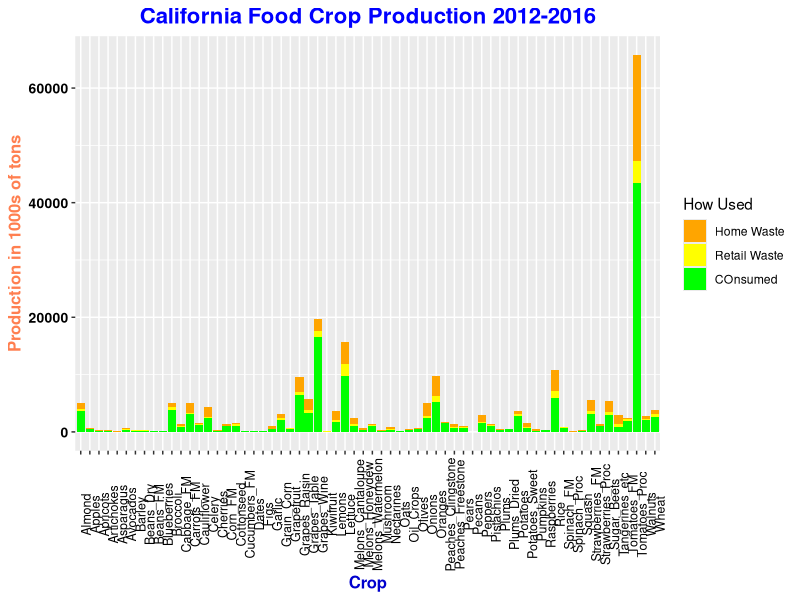
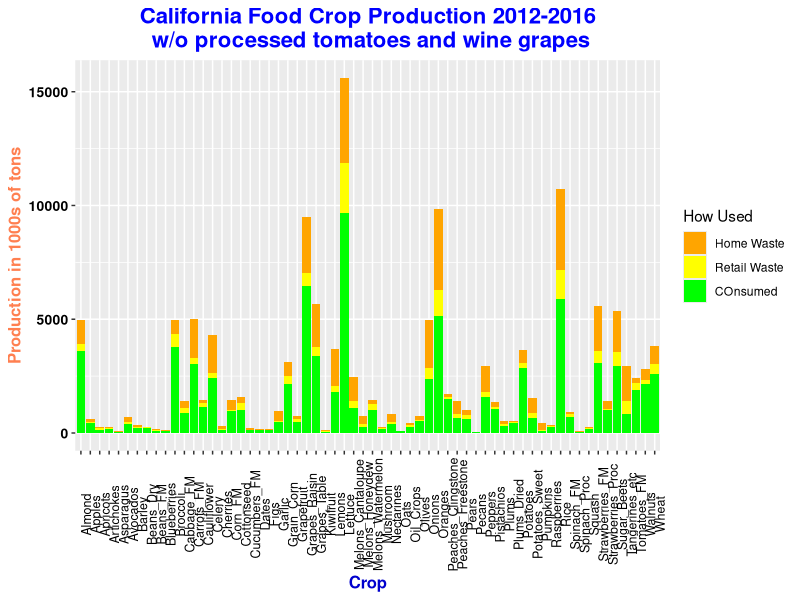
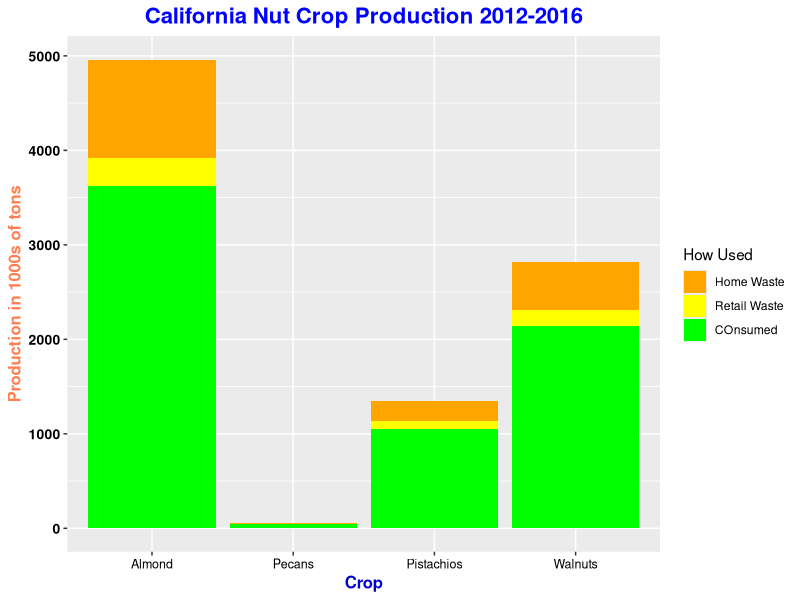
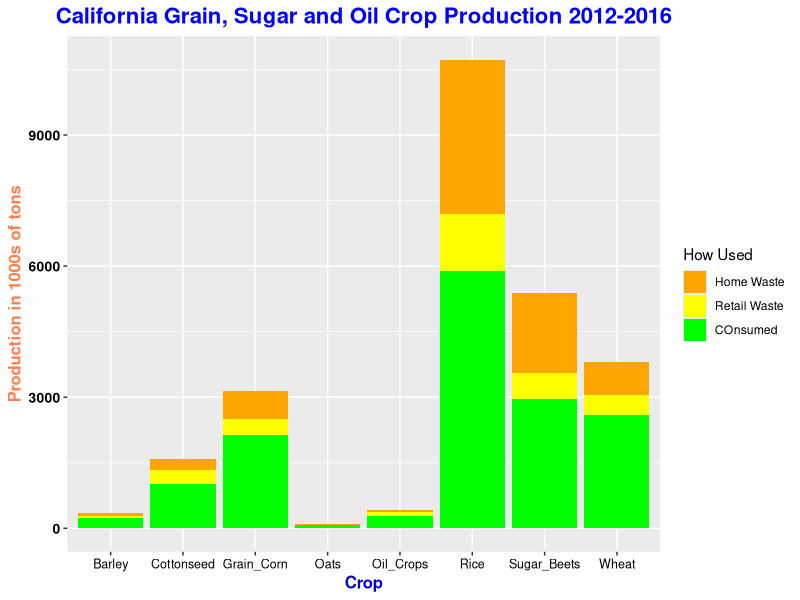
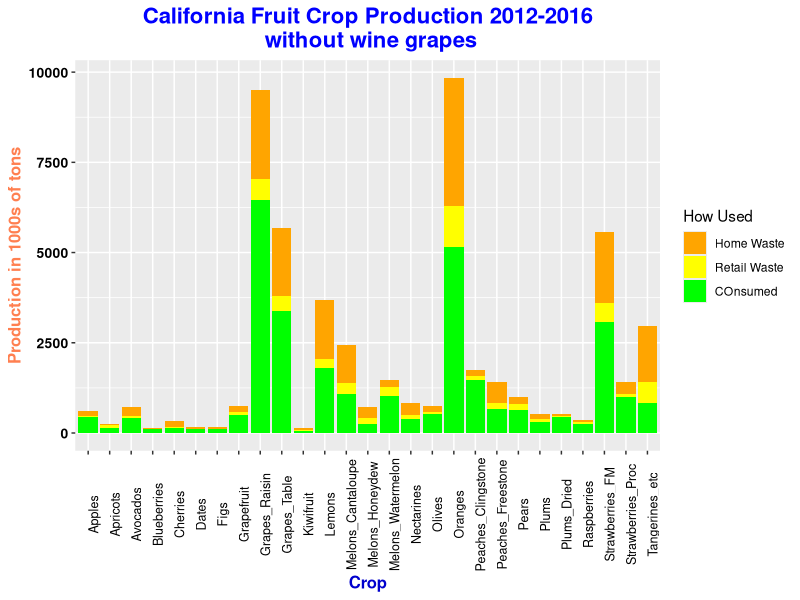
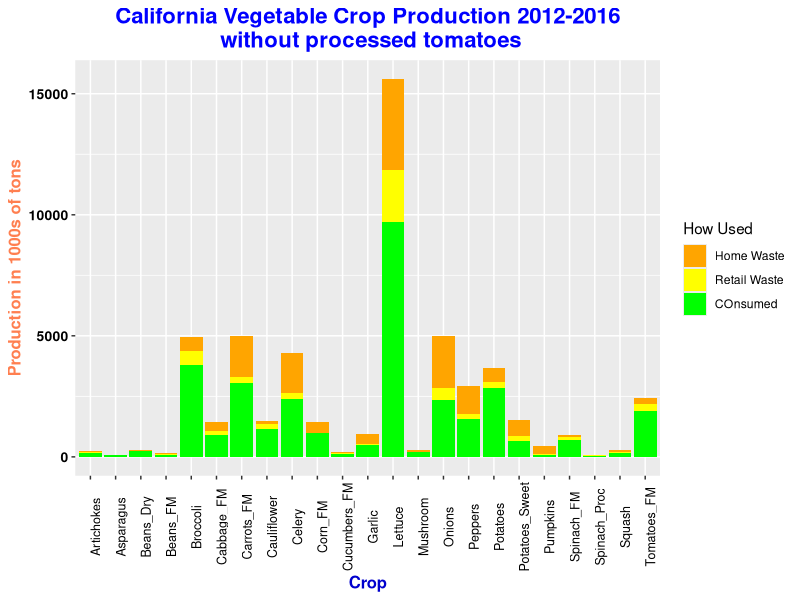
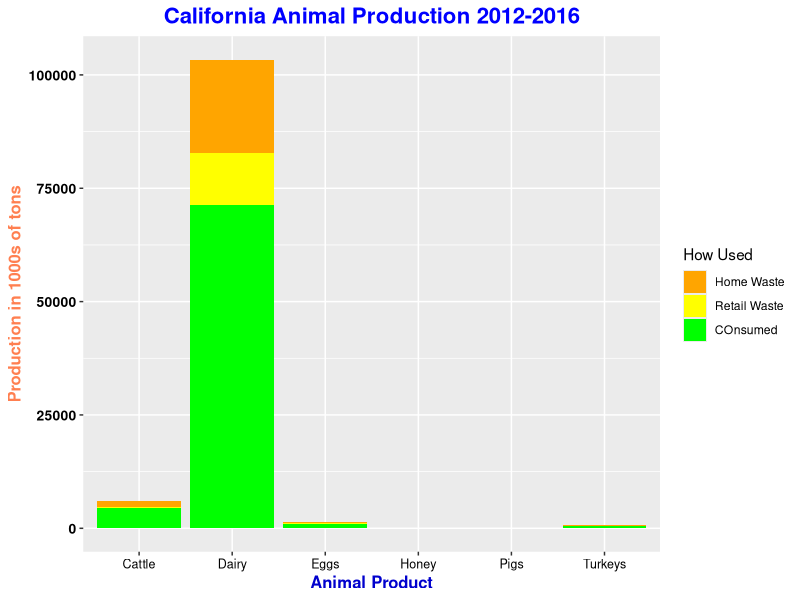
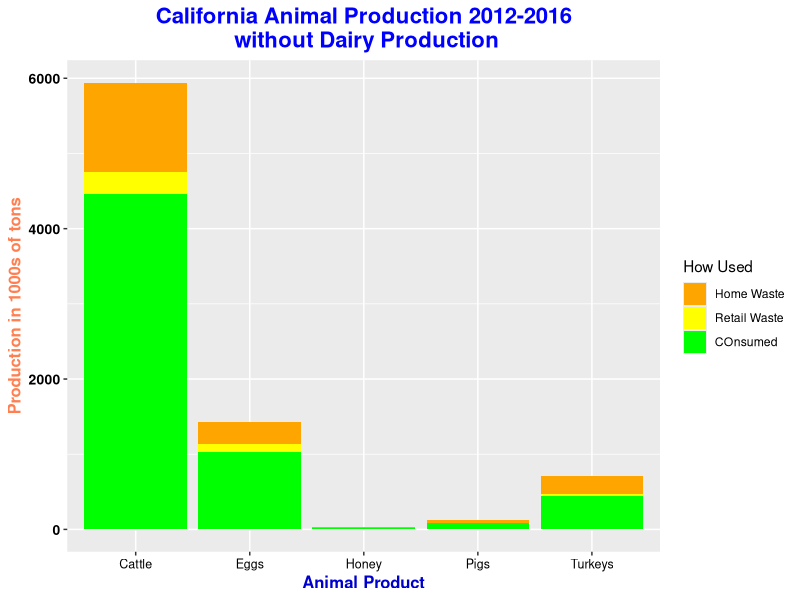

These charts were generated, in order, by the following R code:
## ---- chunk 1
knitr::opts_chunk$set(echo = TRUE)
library(tidyverse)
## ---- chunk 2
# Code for creating visualization of california agricultural production
# from 2012 to 2016 with waste figures at different levels of production
# for all categories of crops and animal products.

# read in crop table files
crop_2016 <- read.table(file="calcrop2016.txt", header=TRUE, sep=" ")
crop_2015 <- read.table(file="calcrop2015.txt", header=TRUE, sep=" ")
crop_2014 <- read.table(file="calcrop2014.txt", header=TRUE, sep=" ")
crop_2013 <- read.table(file="calcrop2013.txt", header=TRUE, sep=" ")
crop_2012 <- read.table(file="calcrop2012.txt", header=TRUE, sep=" ")

# read in animal table files
animal_2016 <- read.table(file="calanim2016.txt", header=TRUE, sep=" ")
animal_2015 <- read.table(file="calanim2015.txt", header=TRUE, sep=" ")
animal_2014 <- read.table(file="calanim2014.txt", header=TRUE, sep=" ")
animal_2013 <- read.table(file="calanim2013.txt", header=TRUE, sep=" ")
animal_2012 <- read.table(file="calanim2012.txt", header=TRUE, sep=" ")

# read in file with yearly output and input costs
ag_bal <- read.table(file="cal_rev_cost_2012_2016.txt", header=TRUE, sep=" ")

# clip unnecessary columns from crop tables 
crop_2016 <- crop_2016[1:6]
crop_2015 <- crop_2015[1:6]
crop_2014 <- crop_2014[1:6]
crop_2013 <- crop_2013[1:6]
crop_2012 <- crop_2012[1:6]

# clip unnecessary columns from animal tables 
animal_2012 <- animal_2012[1:5]
animal_2013 <- animal_2013[1:5]
animal_2014 <- animal_2014[1:5]
animal_2015 <- animal_2015[1:5]
animal_2016 <- animal_2016[1:5]

# rename columns by year (unused)
#names(crop_2016)[2:6] <- paste(names(crop_2016[2:6]), "_2016", sep="")

# add year columns
crop_2016$year <- 2016
crop_2015$year <- 2015
crop_2014$year <- 2014
crop_2013$year <- 2013
crop_2012$year <- 2012
animal_2012$year <- 2012
animal_2013$year <- 2013
animal_2014$year <- 2014
animal_2015$year <- 2015
animal_2016$year <- 2016


# merge (used different approach)
#cal_crop <- merge(crop_2016[1:6], crop_2015[1:6],
#                 by="commodity", all=TRUE)

# put yearly crop data in single df
cal_crop <- rbind(crop_2016, crop_2015)
cal_crop <- rbind(cal_crop, crop_2014)
cal_crop <- rbind(cal_crop, crop_2013)
cal_crop <- rbind(cal_crop, crop_2012)

# put yearly animal data in single df
cal_animal <- rbind(animal_2016, animal_2015)
cal_animal <- rbind(cal_animal, animal_2014)
cal_animal <- rbind(cal_animal, animal_2013)
cal_animal <- rbind(cal_animal, animal_2012)

# create a crop production df 
cal_crop_prod <- cal_crop %>% select(commodity, year, production_kton)

# make index of NA values for production
prod_na <- which(is.na(cal_crop_prod[3]))

# find averages for missing production values
miss_prod_avg <- cal_crop_prod[!is.na(cal_crop_prod[3]),] %>%
                   filter(commodity %in% cal_crop_prod[prod_na,1]) %>%
                   group_by(commodity) %>%
                   summarise(avg = mean(production_kton))

# fill missing production values with 90% of average
cal_crop_prod[prod_na,3] <- miss_prod_avg[,2] * .9

# find missing commodities
# create yearly commodity lists
commod_2012 <- cal_crop_prod %>%
                 filter(year==2012) %>%
                 select(commodity)

commod_2013 <- cal_crop_prod %>%
  filter(year==2013) %>%
  select(commodity)

commod_2014 <- cal_crop_prod %>%
  filter(year==2014) %>%
  select(commodity)

commod_2015 <- cal_crop_prod %>%
  filter(year==2015) %>%
  select(commodity)

commod_2016 <- cal_crop_prod %>%
  filter(year==2016) %>%
  select(commodity)

commod_2012 <- commod_2012[[1]]
commod_2013 <- commod_2013[[1]]
commod_2014 <- commod_2014[[1]]
commod_2015 <- commod_2015[[1]]
commod_2016 <- commod_2016[[1]]

# check years to make sure that commodity names match
commod_2012[!commod_2012 %in% commod_2013]
commod_2013[!commod_2013 %in% commod_2012]
# no processed spinach after 2012
commod_2013[!commod_2013 %in% commod_2014]
commod_2013[!commod_2013 %in% commod_2015]
# 2013-2015 contain all the same commodities
commod_2013[!commod_2013 %in% commod_2016]
commod_2016[!commod_2016 %in% commod_2013]
# Processed and Fresh Market Strawberries combined in 2016
# Plumes and Prunes (Dried Plums) combined in 2016

# Create split 2012-2015 to divide combined 2016 commodities
split_com <- cal_crop_prod %>%
               filter(commodity %in% c("Strawberries_FM","Strawberries_Proc",
                                       "Plums", "Plums_Dried")) %>%
               group_by(commodity) %>%
               summarise(total_prod = sum(production_kton))

Straw_FM_split <- split_com[3,2]/(split_com[3,2]+split_com[4,2])
Straw_Proc_split <- split_com[4,2]/(split_com[3,2]+split_com[4,2])
Plums_split <- split_com[1,2]/(split_com[1,2]+split_com[2,2])
Plums_Dried_split <- split_com[2,2]/(split_com[1,2]+split_com[2,2])

# split 2016 data for strawberries and plums into seperate rows
Straw_2016 <- cal_crop_prod[which(cal_crop_prod[1] == "Strawberries_All"),3]
Plum_2016 <- cal_crop_prod[which(cal_crop_prod[1] == "Plums_Prunes"),3]
cal_crop_prod[nrow(cal_crop_prod)+1,] <- c("Strawberries_Proc", 2016, Straw_2016 * Straw_Proc_split)
cal_crop_prod[nrow(cal_crop_prod)+1,] <- c("Plums_Dried", 2016, Plum_2016 * Plums_Dried_split)
cal_crop_prod[which(cal_crop_prod[1] == "Strawberries_All"),] <- c("Strawberries_FM", 2016, Straw_2016 * Straw_FM_split)
cal_crop_prod[which(cal_crop_prod[1] == "Plums_Prunes"),] <- c("Plums", 2016, Plum_2016 * Plums_split)

# cal_crop_prod now has clean data for all 5 years

# create a animal production df 
cal_animal_prod <- cal_animal %>% select(commodity, year, marketings_klbs)
# remove negligible chicken production
cal_animal_prod <- cal_animal_prod %>% filter(commodity != "Chickens")

# convert Keggs to Klbs
egg_wgt <- 0.131
egg_dex <- which(cal_animal_prod[1]=="Eggs")
cal_animal_prod[egg_dex,3] <- cal_animal_prod[egg_dex,3] * egg_wgt

# convert Klbs to Ktons for all animal products
cal_animal_prod[,3] <- cal_animal_prod[,3]/2000
names(cal_animal_prod) <- c(names(cal_animal_prod)[1:2], "marketings_ktons")

# sum production over years of crop data.
cal_total_crop <- cal_crop_prod %>% 
  group_by(commodity) %>%
  summarise(years=n(), production=sum(production_kton))

# load table for crop waste numbers (created by hand)
cal_crop_waste <- read.table(file="calcropwaste.txt", header=TRUE, sep=" ")
cal_crop_waste <- cal_crop_waste[2:6]


# sum production over years of animal data.
cal_total_animal <- cal_animal_prod %>% 
  group_by(commodity) %>%
  summarise(years=n(), production=sum(marketings_ktons))

# create animal waste table by hand, commented out for future runs
#cal_animal_waste <- edit(cal_total_animal)

# save created animal waste table, commented out for future runs
# write.csv(cal_animal_waste, "cal_animal_waste.csv", row.names=FALSE)

# Read in previously created animal waste table
cal_animal_waste <- read.csv(file="cal_animal_waste.csv")

# turn NAs into 0s for crop waste table
index_na2 <- which(is.na(cal_crop_waste[2]))
index_na3 <- which(is.na(cal_crop_waste[3]))
cal_crop_waste[index_na2,2] <- 0.0
cal_crop_waste[index_na3,3] <- 0.0

# Create and save a crop type table by hand, commented out for future runs
# cal_crop_type <- edit(cal_total_crop[1])
# write.csv(cal_crop_type, "cal_crop_type.csv", row.names=FALSE)

# read in crop type file
cal_crop_type <- read.csv(file="cal_crop_type.csv")

# create table with all crop values
cal_crop_full <- merge(cal_total_crop, cal_crop_type, by="commodity", all=TRUE)
cal_crop_full <- merge(cal_crop_full, cal_crop_waste, by="commodity", all=TRUE)

# create table with all animal values
cal_animal_full <- merge(cal_total_animal, cal_animal_waste, by="commodity", all=TRUE)

# remove peppermint and feed, not food products
cal_crop_full <- cal_crop_full %>% filter(commodity != "Peppermint" & commodity != "Hay")

# create crop usage table
cal_crop_use <- 
  data_frame('Commodity'=cal_crop_full$commodity,
             'Type'= cal_crop_full$type,
             'Unharvested'=cal_crop_full$production*cal_crop_full$unharvested,
             'Ugly_and_Blemished'=cal_crop_full$production*cal_crop_full$ugly_blemished,
             'Eaten'=cal_crop_full$production*(1-(cal_crop_full$retail+cal_crop_full$consumer)),
             'Retail_Waste'=cal_crop_full$production*cal_crop_full$retail,
             'Home_Waste'=cal_crop_full$production*cal_crop_full$consumer)

# create animal usage table
cal_animal_use <- 
  data_frame('Commodity'=cal_animal_full$commodity,
             'Eaten'=cal_animal_full$production*(1-(cal_animal_full$Retail+cal_animal_full$Consumer)),
             'Retail_Waste'=cal_animal_full$production*cal_animal_full$Retail,
             'Home_Waste'=cal_animal_full$production*cal_animal_full$Consumer)

# create tables for graphing
cal_crop_graph <- cal_crop_use %>%
  gather(key=Usage, value=Ktons,Eaten,Retail_Waste,Home_Waste)
cal_animal_graph <- cal_animal_use %>%
  gather(key=Usage, value=Ktons,Eaten,Retail_Waste,Home_Waste)

# fix order of usage for proper graph stacking
cal_crop_graph$Usage <- factor(cal_crop_graph$Usage)
cal_crop_graph$Usage <- factor(cal_crop_graph$Usage,
                               levels=c("Home_Waste","Retail_Waste","Eaten"), ordered=TRUE)
cal_animal_graph$Usage <- factor(cal_animal_graph$Usage)
cal_animal_graph$Usage <- factor(cal_animal_graph$Usage,
                               levels=c("Home_Waste","Retail_Waste","Eaten"), ordered=TRUE)

# create reusable themes and legends
theme_crop <-
  theme(axis.text.x = element_text(color="black", size=9, angle=90),
        axis.text.y = element_text(face="bold", color="black", size=10, angle=0),
        plot.title = element_text(face="bold", color="blue", size=16, hjust=0.5),
        axis.title.x = element_text(color="blue3", size=12, face="bold"),
        axis.title.y = element_text(color="coral", size=12, face="bold"))

theme_crop_sm <- 
  theme(axis.text.x = element_text(color="black", size=9, angle=0),
        axis.text.y = element_text(face="bold", color="black", size=10, angle=0),
        plot.title = element_text(face="bold", color="blue", size=16, hjust=0.5),
        axis.title.x = element_text(color="blue3", size=12, face="bold"),
        axis.title.y = element_text(color="coral", size=12, face="bold"))

 
legend_crop <- scale_fill_manual(name="How Used", 
                                 labels = c("Home Waste", "Retail Waste", "COnsumed"), 
                                 values = c("Home_Waste"="orange", 
                                            "Retail_Waste"="yellow", 
                                            "Eaten"="green"))
  
## ---- chunk 3
# graph of all crops waste at retail and home level
cal_crop_graph %>% 
  ggplot(aes(x=Commodity,y=Ktons,fill=Usage)) +
  geom_col() +
  labs(title="California Food Crop Production 2012-2016", x="Crop",
       y="Production in 1000s of tons") +
  theme_crop +
  legend_crop
## ---- chunk 4
# graph of all crops waste at retail and home level w/o processed tomatoes and wine grapes
cal_crop_graph %>% 
  filter(Commodity != "Tomatoes_Proc" & Commodity != "Grapes_Wine" ) %>%
  ggplot(aes(x=Commodity,y=Ktons,fill=Usage)) +
    geom_bar(stat="identity") +
    labs(title="California Food Crop Production 2012-2016\n w/o processed tomatoes and wine grapes",
         x="Crop", y="Production in 1000s of tons") +
    legend_crop + 
    theme_crop
## ---- chunk 5
# graph of nut crops waste at retail and home level
cal_crop_graph %>% 
  filter(Type=="nut") %>%
  ggplot(aes(x=Commodity,y=Ktons,fill=Usage)) +
    geom_bar(stat="identity") +
    labs(title="California Nut Crop Production 2012-2016",
         x="Crop", y="Production in 1000s of tons") +
    legend_crop +
    theme_crop_sm
## ---- chunk 6
# graph of grain, sugar and oil crops waste at retail and home level
cal_crop_graph %>% 
  filter(Type=="grain" | Type=="sugar" | Type=="oil") %>%
  ggplot(aes(x=Commodity,y=Ktons,fill=Usage)) +
  geom_bar(stat="identity") +
  labs(title="California Grain, Sugar and Oil Crop Production 2012-2016",
       x="Crop", y="Production in 1000s of tons") +
  legend_crop +
  theme_crop_sm

## ---- chunk 7
# graph of fruit crop waste at retail and home level w/o wine grapes
cal_crop_graph %>% 
  filter(Type=="fruit" & Commodity != "Grapes_Wine") %>%
  ggplot(aes(x=Commodity,y=Ktons,fill=Usage)) +
  geom_bar(stat="identity") +
  labs(title="California Fruit Crop Production 2012-2016\n without wine grapes",
       x="Crop", y="Production in 1000s of tons") +
  legend_crop + 
  theme_crop
## ---- chunk 8
# graph of vegetable crop waste at retail and home level w/o wine grapes
cal_crop_graph %>% 
  filter(Type=="vegetable" & Commodity != "Tomatoes_Proc") %>%
  ggplot(aes(x=Commodity,y=Ktons,fill=Usage)) +
  geom_bar(stat="identity") +
  labs(title="California Vegetable Crop Production 2012-2016\n without processed tomatoes",
       x="Crop", y="Production in 1000s of tons") +
  legend_crop + 
  theme_crop
## ---- chunk 9

# graph of animal production waste at retail and home level
cal_animal_graph %>% 
  ggplot(aes(x=Commodity,y=Ktons,fill=Usage)) +
  geom_bar(stat="identity") +
  labs(title="California Animal Production 2012-2016",
       x="Animal Product", y="Production in 1000s of tons") +
  legend_crop +
  theme_crop_sm

## ---- chunk 10

# graph of animal production waste at retail and home level w/o Diary
cal_animal_graph %>% 
  filter(Commodity != "Dairy") %>%
  ggplot(aes(x=Commodity,y=Ktons,fill=Usage)) +
  geom_bar(stat="identity") +
  labs(title="California Animal Production 2012-2016\n without Dairy Production",
       x="Animal Product", y="Production in 1000s of tons") +
  legend_crop +
  theme_crop_sm

## ---- chunk 11

# compare crops by type
cal_crop_type_graph <- cal_crop_use %>%
  group_by(Type) %>%
  summarise(Eaten=sum(Eaten), Retail_Waste=sum(Retail_Waste), Home_Waste=sum(Home_Waste)) %>%
  gather(key=Usage, value=Ktons,Eaten,Retail_Waste,Home_Waste) 
  
cal_crop_type_graph$Usage <- factor(cal_crop_type_graph$Usage)
cal_crop_type_graph$Usage <- factor(cal_crop_type_graph$Usage,
                               levels=c("Home_Waste","Retail_Waste","Eaten"), ordered=TRUE)

cal_crop_type_graph %>%
  ggplot(aes(x=Type,y=Ktons,fill=Usage)) +
  geom_bar(stat="identity") +
    labs(title="California Crop Production by Type of Crop 2012-2016",
         x="Crop Type", y="Production in 1000s of tons") +
    legend_crop +
    theme_crop_sm

## ---- chunk 12

# Create combined table to compare animal and crop production and waste.
cal_crop_total_use <- cal_crop_use %>%
  summarise(Type="Crop", Eaten=sum(Eaten), Retail_Waste=sum(Retail_Waste), Home_Waste=sum(Home_Waste))
cal_animal_total_use <- cal_animal_use %>%
  summarise(Type="Animal",Eaten=sum(Eaten), Retail_Waste=sum(Retail_Waste), Home_Waste=sum(Home_Waste))  
cal_total_use <- rbind(cal_crop_total_use,cal_animal_total_use)
cal_total_graph <- cal_total_use %>%
  gather(key=Usage, value=Ktons,Eaten,Retail_Waste,Home_Waste)
cal_total_graph$Usage <- factor(cal_total_graph$Usage)
cal_total_graph$Usage <- factor(cal_total_graph$Usage,
                                    levels=c("Home_Waste","Retail_Waste","Eaten"), ordered=TRUE)


# Compare animal products to crops
cal_total_graph %>% 
  ggplot(aes(x=Type,y=Ktons,fill=Usage)) +
  geom_bar(stat="identity") +
  labs(title="California Crop and Animal Production 2012-2016",
       x="Product Type", y="Production in 1000s of tons") +
  legend_crop +
  theme_crop_sm +
  geom_text(aes(label=paste(round(Ktons/1000, 1),"M Tons"),
                y=c(140000,70000,161000,85000, 220000, 105000))) +
  geom_text(aes(label=paste("Total Eaten:",paste(round((Ktons[1]+Ktons[2])/1000, 1),"M Tons"),sep='\n'),
                y=150000, x="Animal"), color="green", size=6) +
  geom_text(aes(label=paste("Total Home and","Retail Waste:",paste(round(sum(Ktons[3:6])/1000, 1),"M Tons"), sep='\n'),
                y=200000, x="Animal"), color="goldenrod1", size=6)

## ---- chunk 13

# look at comparable costs to produce animal vs. plant based products
# reduce table to total production and seperable inputs for crops and livestock
cost_comp <-  ag_bal %>%
  filter(Item %in% c("Crop_Value_Total","Livestock_Value_Total","Feed_purchased",
                     "Livestock_poultry_purchased","Seed_purchased","Fertilizers_lime",
                     "Pesticides","Petroleum_fuel","Electricity"))

# flip table so years are observations, convert $1000 values to numerics
cost_comp <- t(cost_comp)
colnames(cost_comp) <- cost_comp[1,]
cost_df <- data_frame(year=rownames(cost_comp)[2:6],cost_comp[2:6,1],cost_comp[2:6,2],
                      cost_comp[2:6,3],cost_comp[2:6,4],cost_comp[2:6,5],cost_comp[2:6,6],
                      cost_comp[2:6,7],cost_comp[2:6,8],cost_comp[2:6,9])
colnames(cost_df)[2:10] <- colnames(cost_comp)
for (i in 2:10) {
  cost_df[i] <- as.numeric(cost_df[[i]])
}
# Sum costs for crops and livestock
cost_df <- cost_df %>%
  mutate(Crop_Cost_Total=Seed_purchased+Fertilizers_lime+Pesticides+Petroleum_fuel,
         Livestock_Cost_Total=Feed_purchased+Livestock_poultry_purchased+Electricity)

# create reduced table with ratio of cost to total value
cost_red <- cost_df %>%
  select(1:3,11:12)
cost_red <- cost_red %>%
  mutate(Crop_Cost_Ratio=Crop_Cost_Total/Crop_Value_Total, 
         Livestock_Cost_Ratio=Livestock_Cost_Total/Livestock_Value_Total)

cost_red$year <- as.integer(str_sub(cost_red$year,2,5))
  
## ---- chunk 14

# show year by year graph of cost of crop production
cost_red %>% 
  ggplot(aes(x=year,y=Crop_Value_Total/1000000)) +
  geom_col(fill ="blue", color="black") +
  geom_col(data = cost_red, aes(x=year, y=Crop_Cost_Total/1000000), fill="goldenrod", color="black") +
  labs(title="California Crop Value and Cost of inputs 2012-2016\n without labor and capital equipment costs",
       x="Year", y="Value in Billions of Dollars") +
  coord_flip() +
  theme_crop_sm + 
  geom_text(aes(label=paste(round(Crop_Value_Total/1000000, 1),"B"),
                y=Crop_Value_Total/1000000+1.5)) +
  geom_text(aes(label=paste(round(Crop_Cost_Total/1000000, 1),"B"),
                y=Crop_Cost_Total/1000000-1.3))+
  geom_text(aes(label="Cost of Inputs", x=2016.7,y=4.5), size= 6, color="goldenrod") +
  geom_text(aes(label="Total Value", x=2016.7,y=30), size= 6, color="blue")

## ---- chunk 15

# show year by year graph of cost of livestock production
cost_red %>% 
  ggplot(aes(x=year,y=Livestock_Value_Total/1000000)) +
  geom_col(fill ="blue", color="black") +
  geom_col(aes(x=year, y=Livestock_Cost_Total/1000000), fill="goldenrod", color="black") +
  labs(title="California Animal Product Value and Cost of inputs 2012-2016\n without labor and capital equipment costs",
       x="Year", y="Value in Billions of Dollars") +
  coord_flip() +
  theme_crop_sm + 
  geom_text(aes(label=paste(round(Livestock_Value_Total/1000000, 1),"B"),
                y=Livestock_Value_Total/1000000+.6)) +
  geom_text(aes(label=paste(round(Livestock_Cost_Total/1000000, 1),"B"),
                y=Livestock_Cost_Total/1000000-.6))+
  geom_text(aes(label="Cost of Inputs", x=2016.7,y=2.5), size= 6, color="goldenrod") +
  geom_text(aes(label="Total Value", x=2016.7,y=13), size= 6, color="blue")


## ---- chunk 16

# create 2015 produce production table
wonky_2015 <- data_frame(commodity=rep(c("Fruit", "Citrus", "Vegetable"),2))
wonky_2015$region <- c(rep("US",3), rep("California",3))
wonky_2015$marketable <- c(14078,3794,21762, sum(crop_2015[c(25:34,36,37,39,41,42,44:46,49,50),5]), 
                        3138, sum(crop_2015[1:22,5]))
wonky_2015 <- wonky_2015 %>%
  mutate(unharvest = marketable*0.1, discard = marketable*0.2)

# create produce table for visualization
wonky_graph <- wonky_2015 %>%
  gather(key=use, value=Ktons,marketable,unharvest,discard) 
wonky_graph$use <- factor(wonky_graph$use)
wonky_graph$use <- factor(wonky_graph$use,
                                levels=c("discard","unharvest","marketable"), ordered=TRUE)

# create legend and theme for wonkey
legend_wonky <- scale_fill_manual(name="Produce Destination\nDue to Appearance ", 
                                 labels = c("Harvested but\nnot Marketable", "Not Harvested", "Marketable"), 
                                 values = c("discard"="chartreuse3", 
                                            "unharvest"="darkseagreen1", 
                                            "marketable"="blue"))

theme_wonky <-
  theme(axis.text.x = element_text(face="bold", color="maroon", size=10, angle=0),
        axis.text.y = element_text(face="bold", color="black", size=10, angle=0),
        plot.title = element_text(face="bold", color="blue", size=16, hjust=0.5),
        axis.title.x = element_text(color="coral", size=14, face="bold"),
        axis.title.y = element_text(color="coral", size=14, face="bold"))

## ---- chunk 17

# Graph California Ugly produce
wonky_graph %>% 
  filter(region=="California") %>%
  ggplot(aes(x=commodity,y=Ktons,fill=use)) +
  geom_bar(stat="identity") +
  labs(title="California Produce Discarded or Unharvested\ndue to Blemishes, Ugliness or Size, 2015",
       x="Produce Type", y="Production in 1000s of tons") +
  legend_wonky +
  theme_wonky +
  geom_text(aes(label=paste(round(Ktons, 0),"KTons"),
                y=c(6200,2900,10000,6900,3350,11000,8200,3900,13000)), size=3.5) 

## ---- chunk 18

# Graph US Ugly produce
wonky_graph %>% 
  filter(region=="US") %>%
  ggplot(aes(x=commodity,y=Ktons,fill=use)) +
  geom_bar(stat="identity") +
  labs(title="US Produce Discarded or Unharvested\ndue to Blemishes, Ugliness or Size, 2015",
       x="Produce Type", y="Production in 1000s of tons") +
  legend_wonky +
  theme_wonky +
  geom_text(aes(label=paste(round(Ktons, 0),"KTons"),
                y=c(13500,3400,21000,15000,4200,23000,17600,5500,27000)), size=3.5) 
## ---- chunk 19
# Total all types of produce
wonky_graph %>%  
  group_by(region, use) %>%
  summarize(Ktons=sum(Ktons)) %>%
  ggplot(aes(x=region,y=Ktons,fill=use)) +
  geom_bar(stat="identity") +
  labs(title="Total Produce Discarded or Unharvested\ndue to Blemishes, Ugliness or Size, 2015",
       x="Total Produce", y="Production in 1000s of tons") +
  legend_wonky +
  theme_wonky +
  geom_text(aes(label=paste(round(Ktons, 0),"KTons"),
                y=c(24000,21000,18000,50000,42000,38000)), size=3.5) 
